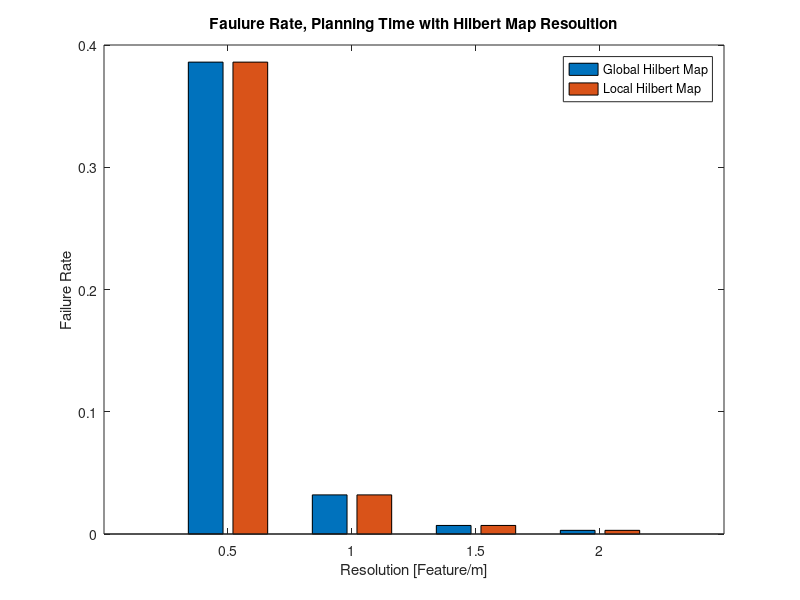

Here is the MATLAB script that generated this plot:
clc; clear all; close all;
%% Global Hilbert Planner Benchmark

res = [0.5, 1.0, 1.5, 2.0];
query_time1 =      [0.000386, 00.000032, 00.000007, 00.000003];
query_time_sigma= [0.000160];
loco_time =       [00.614529];
loco_time_sigma = [00.614529];

query_time2 = query_time1;

figure('Name','Success Rate and Planning Time');
bar(res, 1000* [query_time1', query_time2'], 'grouped');
title('Faulure Rate, Planning Time with Hilbert Map Resoultion');
xlabel('Resolution [Feature/m]');
xticks(0.5:0.5:2.0);
ylabel('Failure Rate');
legend('Global Hilbert Map','Local Hilbert Map');